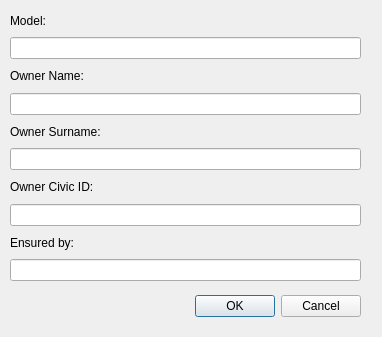
<?xml version="1.0" encoding="UTF-8"?>
<ui version="4.0">
 <class>editPCarDialog</class>
 <widget class="QDialog" name="editPCarDialog">
  <property name="geometry">
   <rect>
    <x>0</x>
    <y>0</y>
    <width>382</width>
    <height>337</height>
   </rect>
  </property>
  <property name="windowTitle">
   <string>Edit private car</string>
  </property>
  <widget class="QDialogButtonBox" name="EditPCarBbuttonBox">
   <property name="geometry">
    <rect>
     <x>20</x>
     <y>290</y>
     <width>341</width>
     <height>32</height>
    </rect>
   </property>
   <property name="orientation">
    <enum>Qt::Horizontal</enum>
   </property>
   <property name="standardButtons">
    <set>QDialogButtonBox::Cancel|QDialogButtonBox::Ok</set>
   </property>
  </widget>
  <widget class="QWidget" name="layoutWidget_2">
   <property name="geometry">
    <rect>
     <x>10</x>
     <y>10</y>
     <width>351</width>
     <height>271</height>
    </rect>
   </property>
   <layout class="QVBoxLayout" name="verticalLayout_4">
    <item>
     <widget class="QLabel" name="label_71">
      <property name="text">
       <string>Model:</string>
      </property>
     </widget>
    </item>
    <item>
     <widget class="QLineEdit" name="modl4"/>
    </item>
    <item>
     <widget class="QLabel" name="label_9">
      <property name="text">
       <string>Owner Name:</string>
      </property>
     </widget>
    </item>
    <item>
     <widget class="QLineEdit" name="owNa4"/>
    </item>
    <item>
     <widget class="QLabel" name="label_101">
      <property name="text">
       <string>Owner Surname:</string>
      </property>
     </widget>
    </item>
    <item>
     <widget class="QLineEdit" name="owSu4"/>
    </item>
    <item>
     <widget class="QLabel" name="label_111">
      <property name="text">
       <string>Owner Civic ID:</string>
      </property>
     </widget>
    </item>
    <item>
     <widget class="QLineEdit" name="owID4"/>
    </item>
    <item>
     <widget class="QLabel" name="label_121">
      <property name="text">
       <string>Ensured by:</string>
      </property>
     </widget>
    </item>
    <item>
     <widget class="QLineEdit" name="ensu4"/>
    </item>
   </layout>
  </widget>
 </widget>
 <resources/>
 <connections>
  <connection>
   <sender>EditPCarBbuttonBox</sender>
   <signal>accepted()</signal>
   <receiver>editPCarDialog</receiver>
   <slot>accept()</slot>
   <hints>
    <hint type="sourcelabel">
     <x>248</x>
     <y>254</y>
    </hint>
    <hint type="destinationlabel">
     <x>157</x>
     <y>274</y>
    </hint>
   </hints>
  </connection>
  <connection>
   <sender>EditPCarBbuttonBox</sender>
   <signal>rejected()</signal>
   <receiver>editPCarDialog</receiver>
   <slot>reject()</slot>
   <hints>
    <hint type="sourcelabel">
     <x>316</x>
     <y>260</y>
    </hint>
    <hint type="destinationlabel">
     <x>286</x>
     <y>274</y>
    </hint>
   </hints>
  </connection>
 </connections>
</ui>
